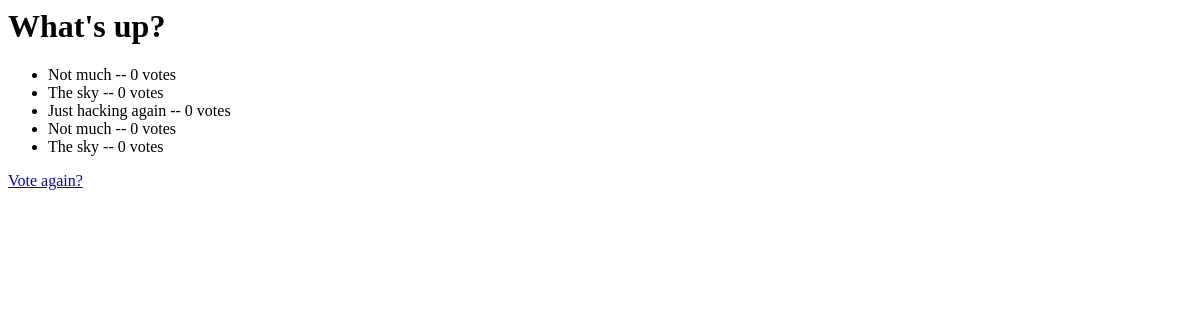
The app's page /polls/1/results/, older data.
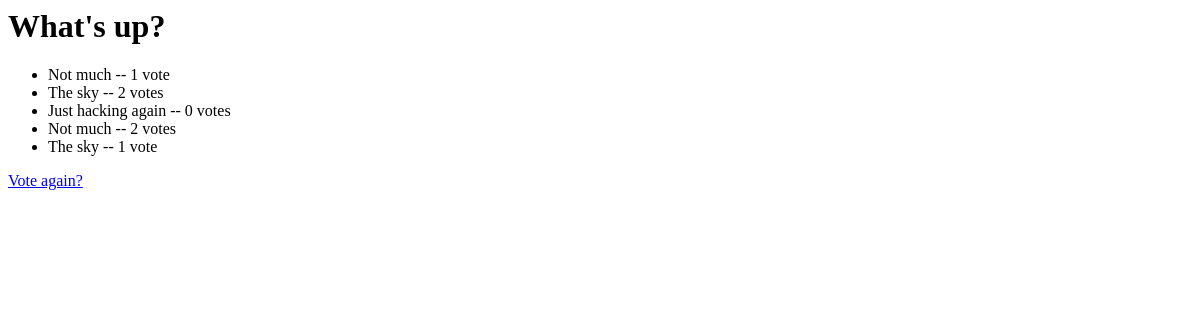
The same page, newer data.
### polls/models.py (models this page shows, shortened)
class Question(models.Model):
    question_text = models.CharField(max_length=200)
    pub_date = models.DateTimeField("date published")

class Choice(models.Model):
    question = models.ForeignKey(Question, on_delete=models.CASCADE)
    choice_text = models.CharField(max_length=200)
    votes = models.IntegerField(default=0)

### polls/views.py (the view)
# urls.py: path("<int:pk>/results/", views.ResultsView.as_view(), name="results"),
class ResultsView(generic.DetailView):
    model = Question
    template_name = "polls/results.html"

### polls/templates/polls/results.html
<h1>{{ question.question_text }}</h1>
<ul>
{% for choice in question.choice_set.all %}
    <li>{{ choice.choice_text }} -- {{ choice.votes }} vote{{ choice.votes|pluralize }}</li>
{% endfor %}
</ul>
<a href="{% url 'polls:detail' question.id %}">Vote again?</a>

Row changes from the older to the newer data that the page shows:
changed Choice (number 1 of 5 on the later page): votes "0" → "1"
changed Choice (number 2 of 5 on the later page): votes "0" → "2"
changed Choice (number 4 of 5 on the later page): votes "0" → "2"
changed Choice (number 5 of 5 on the later page): votes "0" → "1"
